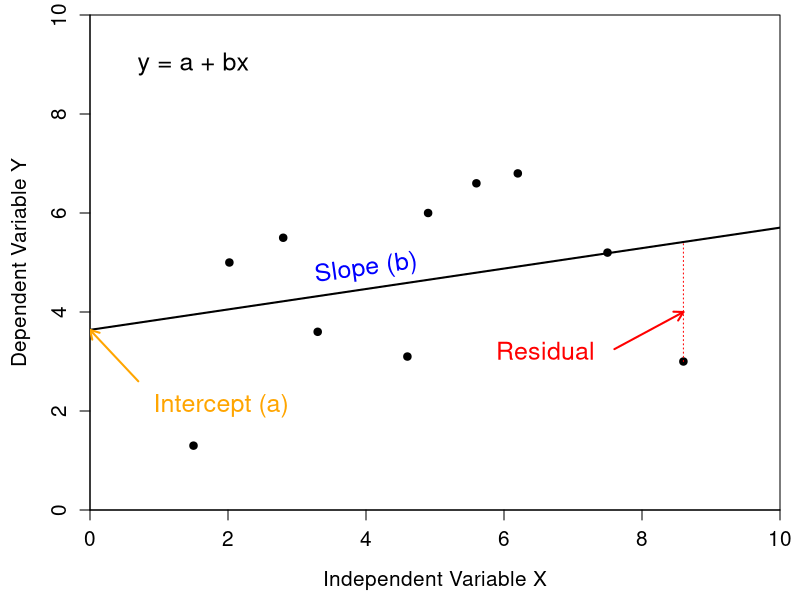

Here is the R script that generated this plot:
## ---- chunk 1
library(knitr);
A <- matrix(data = 1:4, byrow = TRUE, nrow = 2);
B <- matrix(data = 5:8, byrow = TRUE, nrow = 2);
## ---- chunk 2
X1 <- c(2.02, 8.6, 4.9, 1.5, 2.8, 4.6, 7.5, 6.2, 3.3, 5.6);
Y1 <- c(5, 3, 6, 1.3, 5.5, 3.1, 5.2, 6.8, 3.6, 6.6);
B0 <- as.numeric(lm(Y1~X1)$coefficients[1]);
B1 <- as.numeric(lm(Y1~X1)$coefficients[2]);
resi <- lm(Y1~X1)$residuals;
mxrs <- which(X1 == max(X1));
par(mar = c(4.5, 4.5, 0.75, 1));
plot(x = X1, y = Y1, pch = 20, xlab = "Independent Variable X", cex = 1.5, 
     xlim = c(0, 10), ylim = c(0, 10), cex.lab = 1.25, cex.axis = 1.25,
     ylab = "Dependent Variable Y", yaxs = "i", xaxs = "i");
abline(a = B0, b = B1, lwd = 2);
points(x = c(X1[mxrs], X1[mxrs]), y = c(Y1[mxrs], B0 + B1*X1[mxrs]), type = "l",
       col = "red", lwd = 1, lty = "dotted");
text(x = X1[mxrs] - 2, y = mean(c(Y1[mxrs], B0 + B1*X1[mxrs])) - 1, col = "red",
     cex = 1.5, labels = "Residual");
text(x = 4, y = B0 + (4 * B1) + 0.4, srt = 8, labels = "Slope (b)", 
     col = "blue", cex = 1.5);
text(x = 1.9, y = 2.1, cex = 1.5, "Intercept (a)", col = "orange");
arrows(x0 = 0.7, x1 = 0, y0 = 2.6, y1 = B0, lwd = 2, length = 0.1, 
       col = "orange");
arrows(x0 = 7.6, x1 = 8.6, y0 = 3.25, y1 = 4, lwd = 2, length = 0.1, 
       col = "red");
text(x = 1.5, y = 9, labels = "y = a + bx", cex = 1.5);
## ---- chunk 3
Y  <- round(rnorm(n = 6, mean = 10, sd = 1), digits = 2);
X  <- round(rnorm(n = 6, mean = 5, sd = 1), digits = 2);
K  <- data.frame(Y, X);
M  <- lm(Y~X);
B0 <- M$coefficients[1];
B1 <- M$coefficients[2];
rs <- residuals(M);
kable(K);
## ---- chunk 4
BB0 <- rep(B0, length(rs));
BB1 <- rep(B1, length(rs));
KK  <- data.frame(Y, BB0, BB1, X, rs);
colnames(KK) <- c("y_i", "beta_0", "beta_1", "x_i", "epsilon_i");
kable(KK);
## ---- chunk 5
XB <- cbind(rep(1, 6), X) %*% c(B0, B1);
## ---- chunk 6
library(nlme);
dung <- read.csv("dung.csv");
print(dung);
## ---- chunk 7
mod  <- lme(pr_dung ~ flies, random = ~ 1|oven_block, data = dung);
## ---- chunk 8
beta <- as.matrix(fixed.effects(mod));
uu   <- as.matrix(random.effects(mod));
ee   <- as.matrix(residuals(mod));
## ---- chunk 9
print(beta);
## ---- chunk 10
print(uu);
## ---- chunk 11
print(ee);
## ---- chunk 12
X    <- cbind(rep(x = 1, times = dim(dung)[1]), dung$flies);
Z    <- matrix(data = 0, nrow = dim(dung)[1], ncol = dim(uu)[1]);
for(i in 1:dim(Z)[1]){
  Z[i, dung$oven_block[i]] <- 1;
}
XB <- X %*% beta;
Zu <- Z %*% uu;
## ---- chunk 13
X    <- cbind(rep(x = 1, times = dim(dung)[1]), dung$flies);
Z    <- matrix(data = 0, nrow = dim(dung)[1], ncol = dim(uu)[1]);
for(i in 1:dim(Z)[1]){
  Z[i, dung$oven_block[i]] <- 1;
}
## ---- chunk 14
print(X)
## ---- chunk 15
print(Z)
## ---- chunk 16
Y <- X %*% beta + Z %*% uu + ee;
print(cbind(Y, dung$pr_dung));
